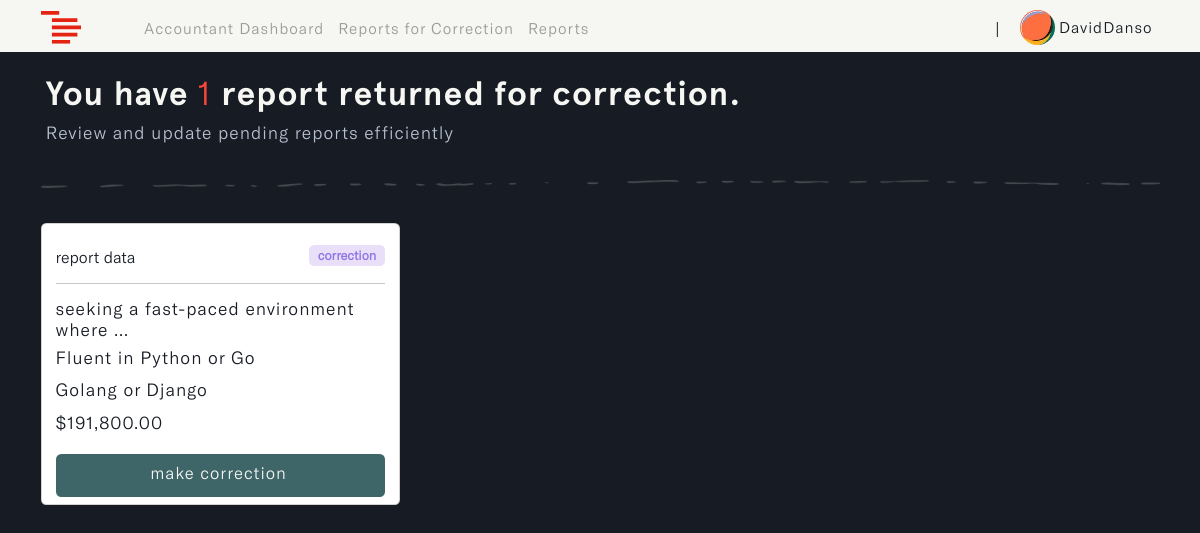
Page /accountant/corrections (signed in) on the earlier database version.
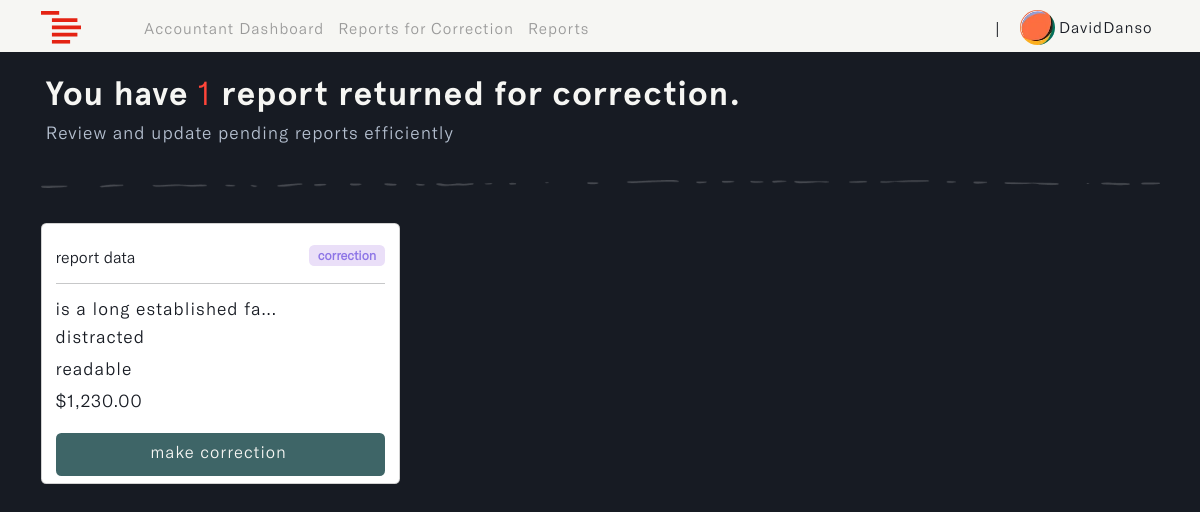
Same page on the later database version.
### reports/models.py (models this page shows, shortened)
class Report(models.Model):
    STATUS = (
        ('pending', 'pending'),
        ('correction', 'correction'),
        ('approve', 'approve'),
        ('reject', 'reject')
    )
    account_owner = models.ForeignKey(Profile, on_delete=models.CASCADE, null=True, db_index=True)
    description = models.TextField(null=True, blank=True, db_index=True)
    main_category = models.CharField(max_length=255, null=True, blank=True, db_index=True)
    sub_category = models.CharField(max_length=255, null=True, blank=True, db_index=True)
    status = models.CharField(max_length=255, default="pending", null=True, blank=True, choices=STATUS, db_index=True)
    payment = models.DecimalField(max_digits=10, decimal_places=2, null=True, blank=True, db_index=True)
    updated_time_stamp = models.DateTimeField(auto_now=True, db_index=True)
    created_time_stamp = models.DateTimeField(auto_now_add=True, db_index=True)
    id = models.UUIDField(default=uuid.uuid4, primary_key=True, unique=True, editable=False)
    class Meta:
        ordering = ['-updated_time_stamp']

### accountant/views.py (the view)
# urls.py: path('corrections', views.corrections_page, name='corrections'),
@login_required(login_url='login')
def corrections_page(request):
    user = request.user.profile
    correction_reports = Report.objects.filter(status='correction', account_owner=user)
    correction_count = correction_reports.count()
    context = {
        'correction_reports': correction_reports,  # List of correction reports
        'correction_count': correction_count,      # Total count of correction reports
    }
    return render(request, 'accountant/corrections.html', context)

### accountant/templates/accountant/corrections.html (shortened to what this page needs)
{% load static %}
{% load widget_tweaks %}
{% load humanize %}
<!DOCTYPE html>
<html lang="en" class="js has-scroll-init has-scroll-smooth">
  <head>
    <link rel="stylesheet" href="{% static '/css/bootstrap.min.css' %}" />
    <link rel="stylesheet" href="{% static '/css/corrections.css' %}" />
  </head>
  <body
    id="pageTop"
    class="page-content"
    data-spy="scroll"
    data-target="#mainNav"
  >
    {% include 'nav.html' %}
    <main>
      <div data-scroll class="page page--layout-2" id="main">
        {% if correction_reports %}
        <div id="hero">
          <div class="container-fluid">
            <div class="hero-intro">
              <h1>
                You have <span>{{correction_count}}</span>
                report{{ correction_count|pluralize }} returned for correction.
              </h1>
              <p>Review and update pending reports efficiently</p>
            </div>
          </div>
        </div>
        <div id="correction">
          <div class="container">
            <img
              src="{% static 'images/line.png'%}"
              class="img-fluid d-flex mx-auto"
              id="page_line"
              alt="page_line"
            />
            <div class="row">
              {% for report in correction_reports %}
              <div class="col-md-4" id="correction-card">
                <div class="card">
                  <div class="card-body">
                    <small
                      >report data
                      <span class="badge correction">correction</span></small
                    >
                    <hr />
                    <h3 id="description">
                      {{report.description|truncatechars:40}}
                    </h3>
                    <h3 id="main_cat">
                      {{report.main_category|truncatechars:30}}
                    </h3>
                    <h3 id="sub_cat">
                      {{report.sub_category|truncatechars:30}}
                    </h3>
                    <h3 id="payment">
                      ${{ report.payment|floatformat:2|intcomma }}
                    </h3>
                    <div class="d-grid gap-2">
                      <a
                        href="{% url 'make-correction' report.id %}"
                        id="correction_btn"
                        class="btn"
                      >
                         make
                        correction
                      </a>
                    </div>
                  </div>
                </div>
              </div>
              {% endfor %}
            </div>
          </div>
        </div>
        {% endif %}
      </div>
    </main>
  </body>
</html>

Differences in the rows shown:
no longer on this page (row edited): Report: description "seeking a fast-paced environment where …", main_category "Fluent in Python or Go", sub_category "Golang or Django", payment "191,800.00"
now on this page (row edited): Report: description "is a long established fa...", main_category "distracted", sub_category "readable", payment "1,230.00"
